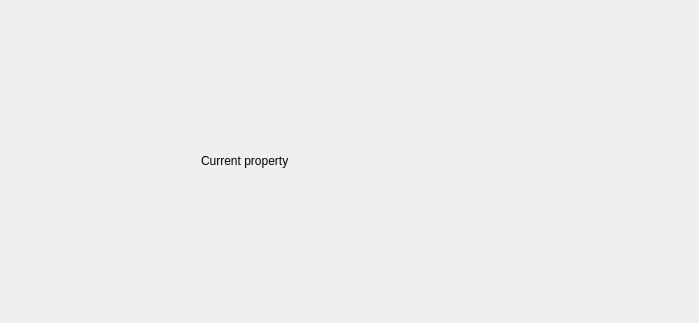
<?xml version="1.0" encoding="UTF-8"?>
<ui version="4.0">
 <class>SOMWidget</class>
 <widget class="QWidget" name="SOMWidget">
  <property name="geometry">
   <rect>
    <x>0</x>
    <y>0</y>
    <width>699</width>
    <height>323</height>
   </rect>
  </property>
  <property name="sizePolicy">
   <sizepolicy hsizetype="Expanding" vsizetype="Expanding">
    <horstretch>0</horstretch>
    <verstretch>0</verstretch>
   </sizepolicy>
  </property>
  <property name="minimumSize">
   <size>
    <width>0</width>
    <height>0</height>
   </size>
  </property>
  <property name="windowTitle">
   <string>Self Organizing Map</string>
  </property>
  <layout class="QHBoxLayout" name="horizontalLayout">
   <property name="spacing">
    <number>0</number>
   </property>
   <property name="leftMargin">
    <number>0</number>
   </property>
   <property name="topMargin">
    <number>0</number>
   </property>
   <property name="rightMargin">
    <number>0</number>
   </property>
   <property name="bottomMargin">
    <number>0</number>
   </property>
   <item>
    <widget class="QWidget" name="mapContainer" native="true">
     <property name="sizePolicy">
      <sizepolicy hsizetype="Expanding" vsizetype="Expanding">
       <horstretch>0</horstretch>
       <verstretch>0</verstretch>
      </sizepolicy>
     </property>
     <layout class="QVBoxLayout" name="verticalLayout">
      <property name="spacing">
       <number>0</number>
      </property>
      <property name="leftMargin">
       <number>0</number>
      </property>
      <property name="topMargin">
       <number>0</number>
      </property>
      <property name="rightMargin">
       <number>0</number>
      </property>
      <property name="bottomMargin">
       <number>0</number>
      </property>
      <item>
       <layout class="QHBoxLayout" name="horizontalLayout_4">
        <property name="spacing">
         <number>0</number>
        </property>
        <property name="sizeConstraint">
         <enum>QLayout::SetDefaultConstraint</enum>
        </property>
        <item>
         <widget class="QLabel" name="label">
          <property name="sizePolicy">
           <sizepolicy hsizetype="Fixed" vsizetype="Fixed">
            <horstretch>0</horstretch>
            <verstretch>0</verstretch>
           </sizepolicy>
          </property>
          <property name="text">
           <string>Current property</string>
          </property>
         </widget>
        </item>
        <item>
         <widget class="QLabel" name="currentPropertyNameLabel">
          <property name="sizePolicy">
           <sizepolicy hsizetype="Fixed" vsizetype="Fixed">
            <horstretch>0</horstretch>
            <verstretch>0</verstretch>
           </sizepolicy>
          </property>
          <property name="text">
           <string/>
          </property>
         </widget>
        </item>
       </layout>
      </item>
     </layout>
    </widget>
   </item>
  </layout>
 </widget>
 <resources/>
 <connections/>
</ui>
